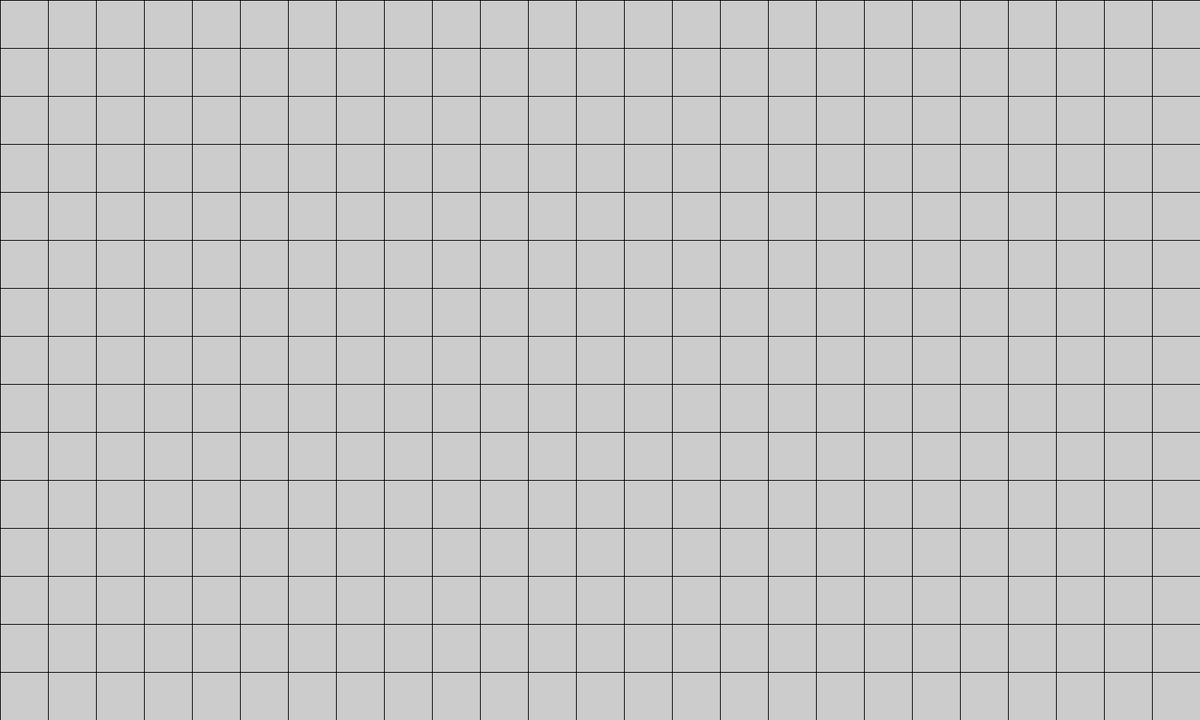
Frame 1 (no input)
Frame 60 (the mouse pressed at the canvas centre just before this capture): identical to frame 1, image omitted
Frame 120 (the mouse held since frame 60 and released just before this capture): identical to frame 1, image omitted

The Processing sketch that drew this single still picture (run headless with seeded random() and noise(); from frame 60 on, the mouse is pressed at the canvas centre):

// Processing sketch: grid
// ── grid.pde
//draw a grid

void setup() {
  size(1600,960);
  int scale = 64;
  for (int gridx = 0;gridx < width;) {
        for (int gridy = 0;gridy < height;) {
          noFill();
          rect(gridx,gridy,scale,scale);
          gridy += scale;
        }
        gridx += scale;
  }
}

void draw() {
  
}
